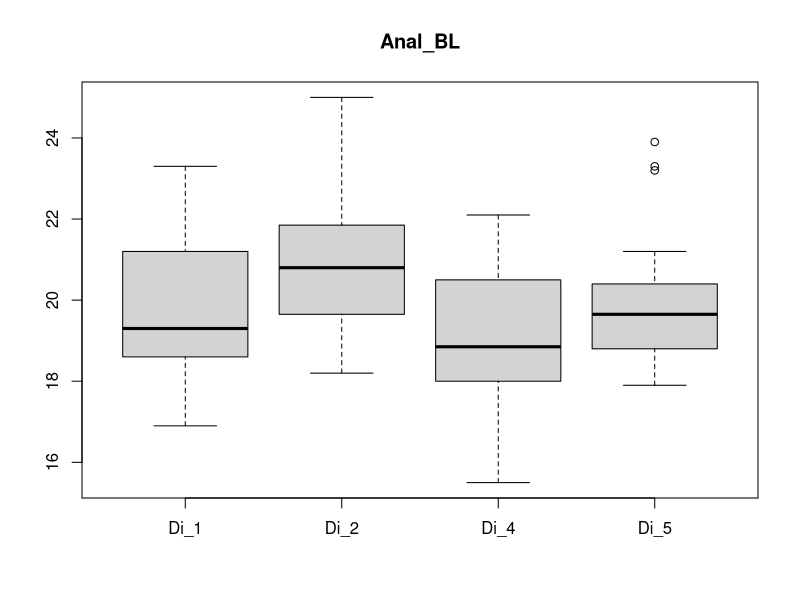

Write R code to recreate this figure.
Di_1 <- c(23.3,19.6,18.6,20.5,18.8,19.1,18.9,18.6,20.4,18.8,21.0,21.5,20.0,21.3,18.4,21.2,20.7,16.9,19.3,22.1,18.3,22.6,19.3,19.8,19.3,18.9,22.8,18.7,18.5,20.1,20.8,18.1,17.7,19.3,19.2,18.7,17.4,21.2,17.3,17.2,18.3,22.0,21.2,17.5,21.8,22.5,19.6,19.1,19.6,21.8)
Di_2 <- c(20.2,20.5,22.2,18.8,20.4,20.4,20.8,21.4,18.5,19.5,20.9,22.2,21.8,21.0,19.5,22.9,19.6,22.4,22.6,20.1,25.0,20.0,18.9,20.0,19.2,22.4,21.3,21.0,21.9,18.2,19.2,19.2,18.4,22.6,20.1,22.0,19.3,22.0,20.6,21.0,21.4,19.7,20.3,21.0,21.8,19.5,20.8,20.8,23.9,23.1,20.1)
Di_4 <- c(19.4,16.2,16.8,21.8,21.3,22.1,20.9,21.9,19.4,20.7,18.3,20.9,16.3,18.6,16.9,15.5,17.3,19.1,18.5,19.8,18.2,18.1,18.6,19.8,19.2,18.7,19.6,19.1,18.7,15.9,21.2,18.7,20.5,19.8,18.0,19.2,20.7,18.0,17.8,17.6,18.2,17.9,21.3,19.0,20.8,21.1,18.4,17.4,16.0,19.7,21.3,18.7,20.4,17.4)
Di_5 <- c(19.2,23.9,20.1,18.8,19.6,18.8,20.7,19.9,18.6,18.2,19.7,19.2,23.3,20.1,23.2,18.9,20.0,18.5,21.2,17.9)
svg(filename = 'morpho_data/boxplotAnal_BL.svg')
boxplot(Di_1, Di_2, Di_4, Di_5, names = c('Di_1', 'Di_2', 'Di_4', 'Di_5'), main = 'Anal_BL')
dev.off()
